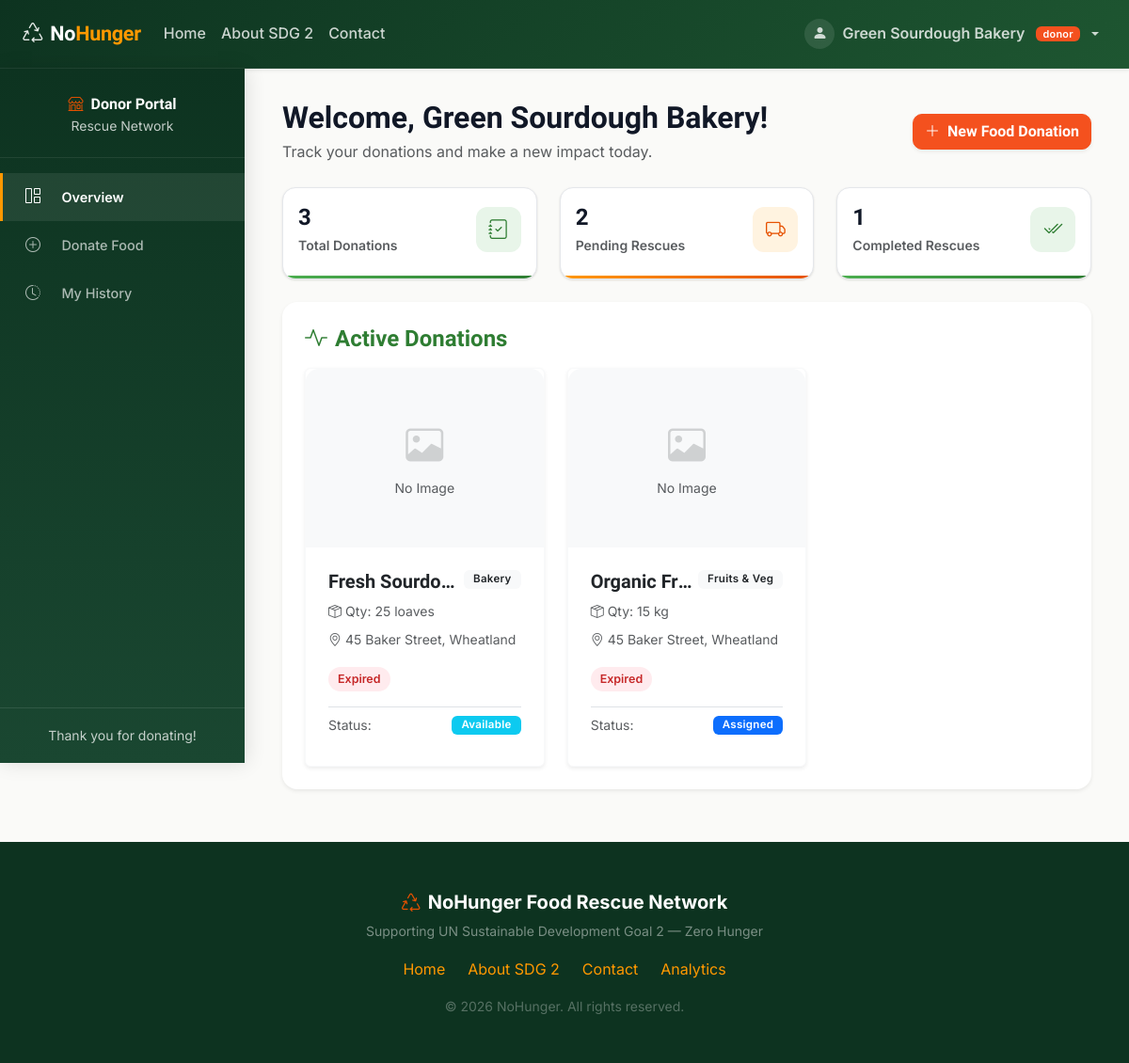
/donor/dashboard (signed in), run on the app's committed database.
### models.py (models this page shows, shortened)
class User(db.Model, UserMixin):
    __tablename__ = 'users'
    id = db.Column(db.Integer, primary_key=True)
    username = db.Column(db.String(100), unique=True, nullable=False)
    email = db.Column(db.String(100), unique=True, nullable=False)
    password_hash = db.Column(db.String(255), nullable=False)
    role = db.Column(db.String(20), nullable=False)  # 'donor', 'ngo', 'volunteer', 'admin'
    phone = db.Column(db.String(20), nullable=False)
    address = db.Column(db.Text, nullable=False)
    created_at = db.Column(db.DateTime, default=datetime.utcnow)
    donations = db.relationship('Donation', backref='donor', lazy=True, cascade="all, delete-orphan")
    requests = db.relationship('PickupRequest', backref='ngo', lazy=True, cascade="all, delete-orphan")
    assignments = db.relationship('VolunteerAssignment', backref='volunteer', lazy=True, cascade="all, delete-orphan")

class Donation(db.Model):
    __tablename__ = 'donations'
    id = db.Column(db.Integer, primary_key=True)
    donor_id = db.Column(db.Integer, db.ForeignKey('users.id', ondelete='CASCADE'), nullable=False)
    food_item = db.Column(db.String(100), nullable=False)
    food_type = db.Column(db.String(50), nullable=False)  # 'Cooked Meal', 'Groceries', 'Bakery', 'Fruits & Veg'
    quantity = db.Column(db.String(50), nullable=False)
    location = db.Column(db.Text, nullable=False)
    expiry_time = db.Column(db.DateTime, nullable=False)
    image_path = db.Column(db.String(255), nullable=True)
    status = db.Column(db.String(20), default='available', nullable=False)  # 'available', 'requested', 'assigned', 'completed', 'cancelled'
    created_at = db.Column(db.DateTime, default=datetime.utcnow)
    pickup_requests = db.relationship('PickupRequest', backref='donation', lazy=True, cascade="all, delete-orphan")
    volunteer_assignments = db.relationship('VolunteerAssignment', backref='donation', lazy=True, cascade="all, delete-orphan")

### app.py (the view)
@app.route('/donor/dashboard')
@login_required
def donor_dashboard():
    if current_user.role != 'donor':
        flash("Unauthorized access. Resumed to your corresponding page.", "error")
        return redirect_role_dashboard(current_user.role)
    donations = Donation.query.filter_by(donor_id=current_user.id).order_by(Donation.created_at.desc()).all()
    active_donations = Donation.query.filter(Donation.donor_id == current_user.id, Donation.status.in_(['available', 'requested', 'assigned'])).all()
    active_count = len(active_donations)
    completed_count = Donation.query.filter_by(donor_id=current_user.id, status='completed').count()
    return render_template('donor_dashboard.html',
                           donations=donations,
                           active_donations=active_donations,
                           active_count=active_count,
                           completed_count=completed_count)

### app.py (called while the page is built)
@login_manager.user_loader
def load_user(user_id):
    return User.query.get(int(user_id))

### templates/donor_dashboard.html (shortened to what this page needs)
{% extends "base.html" %}
{% block content %}
<div class="dashboard-wrapper">
    <div class="sidebar">
        <div class="sidebar-header text-center">
            <h5 class="mb-0 fw-bold"><i class="bi bi-shop text-orange me-2"></i>Donor Portal</h5>
            <span class="small opacity-75">Rescue Network</span>
        </div>
        <ul class="nav flex-column mt-3">
            <li class="nav-item">
                <a class="nav-link active" href="#dashboard-home" data-bs-toggle="tab">
                    <i class="bi bi-grid-1x2 me-2"></i>Overview
                </a>
            </li>
            <li class="nav-item">
                <a class="nav-link" href="#new-donation" data-bs-toggle="tab">
                    <i class="bi bi-plus-circle me-2"></i>Donate Food
                </a>
            </li>
            <li class="nav-item">
                <a class="nav-link" href="#donation-history" data-bs-toggle="tab">
                    <i class="bi bi-clock-history me-2"></i>My History
                </a>
            </li>
        </ul>
        <div class="mt-auto p-3 border-top border-white border-opacity-10 text-center">
            <small class="opacity-75">Thank you for donating!</small>
        </div>
    </div>
    <div class="dashboard-content tab-content">
        <div class="tab-pane fade show active" id="dashboard-home">
            <div class="d-flex justify-content-between align-items-center mb-4 flex-wrap">
                <div>
                    <h2 class="fw-bold mb-1">Welcome, {{ current_user.username }}!</h2>
                    <p class="text-muted mb-0">Track your donations and make a new impact today.</p>
                </div>
                <div>
                    <a href="#new-donation" onclick="document.querySelector('a[href=\'#new-donation\']').click();" class="btn btn-warning text-white fw-bold shadow-sm">
                        <i class="bi bi-plus-lg me-1"></i> New Food Donation
                    </a>
                </div>
            </div>
            <div class="row g-4 mb-4">
                <div class="col-md-4">
                    <div class="card stat-card green p-3 h-100">
                        <div class="d-flex justify-content-between align-items-center">
                            <div>
                                <h4 class="fw-bold mb-1">{{ donations|length }}</h4>
                                <p class="text-muted mb-0 small uppercase fw-semibold">Total Donations</p>
                            </div>
                            <div class="card-icon green">
                                <i class="bi bi-journal-check"></i>
                            </div>
                        </div>
                    </div>
                </div>
                <div class="col-md-4">
                    <div class="card stat-card orange p-3 h-100">
                        <div class="d-flex justify-content-between align-items-center">
                            <div>
                                <h4 class="fw-bold mb-1">{{ active_count }}</h4>
                                <p class="text-muted mb-0 small uppercase fw-semibold">Pending Rescues</p>
                            </div>
                            <div class="card-icon orange">
                                <i class="bi bi-truck"></i>
                            </div>
                        </div>
                    </div>
                </div>
                <div class="col-md-4">
                    <div class="card stat-card green p-3 h-100">
                        <div class="d-flex justify-content-between align-items-center">
                            <div>
                                <h4 class="fw-bold mb-1">{{ completed_count }}</h4>
                                <p class="text-muted mb-0 small uppercase fw-semibold">Completed Rescues</p>
                            </div>
                            <div class="card-icon green">
                                <i class="bi bi-check2-all"></i>
                            </div>
                        </div>
                    </div>
                </div>
            </div>
            <div class="card border-0 shadow-sm rounded-4 p-4 mb-4">
                <h4 class="fw-bold mb-3 text-green"><i class="bi bi-activity me-2"></i>Active Donations</h4>
                {% if active_donations %}
                    <div class="row g-4">
                        {% for donation in active_donations %}
                            <div class="col-md-6 col-lg-4">
                                <div class="card h-100 shadow-sm border-light">
                                    <div class="donation-img-wrapper bg-light text-center d-flex align-items-center justify-content-center">
                                        {% if donation.image_path %}
                                            <img src="{{ url_for('static', filename='uploads/' + donation.image_path) }}" class="donation-img" alt="{{ donation.food_item }}">
                                        {% else %}
                                            <div class="text-muted"><i class="bi bi-image fs-1 opacity-25"></i><br><small>No Image</small></div>
                                        {% endif %}
                                    </div>
                                    <div class="card-body">
                                        <div class="d-flex justify-content-between align-items-start mb-2">
                                            <h5 class="card-title fw-bold mb-0 text-truncate" style="max-width: 150px;">{{ donation.food_item }}</h5>
                                            <span class="badge bg-light text-dark">{{ donation.food_type }}</span>
                                        </div>
                                        <p class="card-text text-muted small mb-2"><i class="bi bi-box-seam me-1"></i>Qty: {{ donation.quantity }}</p>
                                        <p class="card-text text-muted small mb-3"><i class="bi bi-geo-alt me-1"></i>{{ donation.location }}</p>
                                        <div class="mb-3">
                                            <span class="freshness-timer-badge" data-expiry="{{ donation.expiry_time.isoformat() }}">Calculating...</span>
                                        </div>
                                        <div class="border-top pt-2 d-flex justify-content-between align-items-center">
                                            <span class="small text-muted">Status:</span>
                                            {% if donation.status == 'available' %}
                                                <span class="badge bg-info text-white">Available</span>
                                            {% elif donation.status == 'requested' %}
                                                <span class="badge bg-warning text-white">Requested</span>
                                            {% elif donation.status == 'assigned' %}
                                                <span class="badge bg-primary">Assigned</span>
                                            {% endif %}
                                        </div>
                                    </div>
                                </div>
                            </div>
                        {% endfor %}
                    </div>
                {% endif %}
            </div>
        </div>
    </div>
</div>
{% endblock %}

### templates/base.html (shortened to what this page needs)
<!DOCTYPE html>
<html lang="en">
<head>
    <link href="https://cdn.jsdelivr.net/npm/bootstrap@5.3.3/dist/css/bootstrap.min.css" rel="stylesheet">
    <link rel="stylesheet" href="https://cdn.jsdelivr.net/npm/bootstrap-icons@1.11.3/font/bootstrap-icons.min.css">
    <link rel="stylesheet" href="{{ url_for('static', filename='css/style.css') }}">
</head>
<body>
    <nav class="navbar navbar-expand-lg navbar-dark shadow-sm">
        <div class="container-fluid px-4">
            <a class="navbar-brand" href="{{ url_for('home') }}">
                <i class="bi bi-recycle me-2"></i>No<span>Hunger</span>
            </a>
            <div class="collapse navbar-collapse" id="mainNavbar">
                <ul class="navbar-nav me-auto mb-2 mb-lg-0">
                    <li class="nav-item">
                        <a class="nav-link {% if request.endpoint == 'home' %}active{% endif %}"
                            href="{{ url_for('home') }}">Home</a>
                    </li>
                    <li class="nav-item">
                        <a class="nav-link {% if request.endpoint == 'about' %}active{% endif %}"
                            href="{{ url_for('about') }}">About SDG 2</a>
                    </li>
                    <li class="nav-item">
                        <a class="nav-link {% if request.endpoint == 'contact' %}active{% endif %}"
                            href="{{ url_for('contact') }}">Contact</a>
                    </li>
                </ul>
                <ul class="navbar-nav ms-auto mb-2 mb-lg-0 align-items-center gap-2">
                    {% if current_user.is_authenticated %}
                    <li class="nav-item dropdown">
                        <a class="nav-link dropdown-toggle d-flex align-items-center gap-2 fw-semibold" href="#"
                            id="userDropdown" role="button" data-bs-toggle="dropdown">
                            <span
                                class="d-inline-flex align-items-center justify-content-center bg-white bg-opacity-10 rounded-circle"
                                style="width:32px;height:32px;">
                                <i class="bi bi-person-fill" style="font-size:1rem;"></i>
                            </span>
                            {{ current_user.username }}
                            <span class="badge bg-orange ms-1">{{ current_user.role }}</span>
                        </a>
                    </li>
                    {% endif %}
                </ul>
            </div>
        </div>
    </nav>
    {% block content %}{% endblock %}
    <footer class="py-5 mt-auto">
        <div class="container text-center">
            <p class="fw-bold fs-5 mb-1"><i class="bi bi-recycle text-orange me-2"></i>NoHunger Food Rescue Network</p>
            <p class="small mb-3" style="color:rgba(255,255,255,0.45);">Supporting UN Sustainable Development Goal 2 —
                Zero Hunger</p>
            <div class="d-flex justify-content-center gap-4 mb-3">
                <a href="{{ url_for('home') }}">Home</a>
                <a href="{{ url_for('about') }}">About SDG 2</a>
                <a href="{{ url_for('contact') }}">Contact</a>
                <a href="{{ url_for('analytics') }}">Analytics</a>
            </div>
            <p class="small mb-0" style="color:rgba(255,255,255,0.3);">&copy; 2026 NoHunger. All rights reserved.</p>
        </div>
    </footer>
</body>
</html>

### data on the page
User: username "Green Sourdough Bakery", role "donor"
Donation: shows "No Image", food_item "Fresh Sourdo…", food_type "Bakery", quantity "25 loaves", location "45 Baker Street, Wheatland", status "Available"
Donation: shows "No Image", food_item "Organic Fr…", food_type "Fruits & Veg", quantity "15 kg", location "45 Baker Street, Wheatland", status "Assigned"

### other printed values
{{ donations|length }} "3"
{{ active_count }} "2"
{{ completed_count }} "1"
